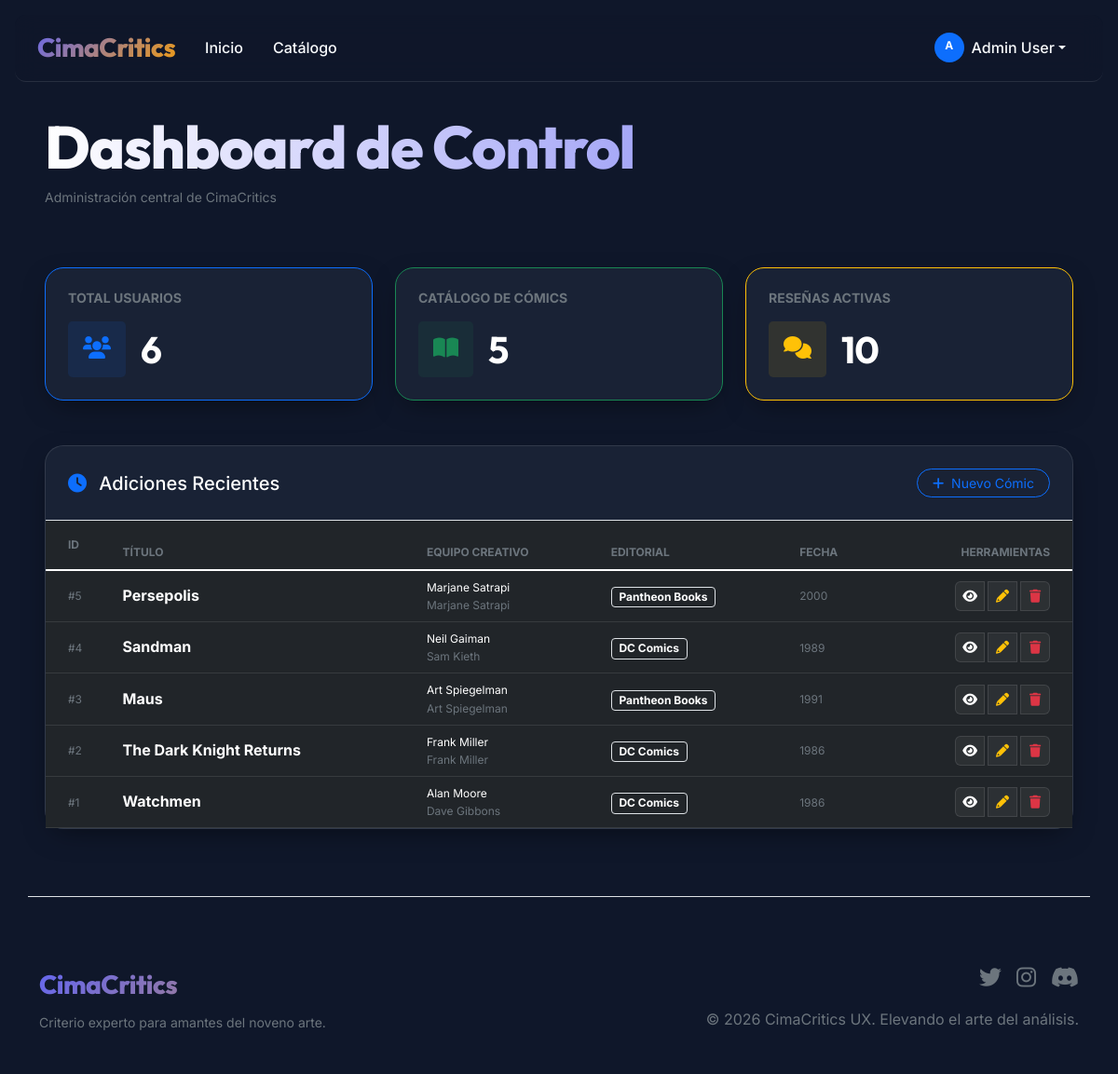
/admin (signed in), run on the app's committed database.
### models/__init__.py (models this page shows, shortened)
class Usuario(UserMixin, db.Model):
    __tablename__ = 'usuario'
    id = db.Column(db.Integer, primary_key=True)
    nombre = db.Column(db.String(64), nullable=False)
    email = db.Column(db.String(120), unique=True, nullable=False)
    contraseña_hash = db.Column(db.String(128), nullable=False)
    fecha_registro = db.Column(db.DateTime, default=datetime.utcnow)
    es_admin = db.Column(db.Boolean, default=False)
    es_moderador = db.Column(db.Boolean, default=False)
    bio = db.Column(db.Text)
    avatar_url = db.Column(db.String(256))
    seguidores_count = db.Column(db.Integer, default=0)
    siguiendo_count = db.Column(db.Integer, default=0)
    reviews = db.relationship('Review', backref='autor', lazy='dynamic')
    comentarios = db.relationship('Comentario', backref='autor', lazy='dynamic')
    reportes = db.relationship('Reporte', backref='reportador', lazy='dynamic')
    seguidores = db.relationship('Seguimiento', foreign_keys='Seguimiento.seguido_id', backref='seguido', lazy='dynamic')
    siguiendo = db.relationship('Seguimiento', foreign_keys='Seguimiento.seguidor_id', backref='seguidor', lazy='dynamic')

class Comic(db.Model):
    __tablename__ = 'comic'
    id = db.Column(db.Integer, primary_key=True)
    titulo = db.Column(db.String(128), nullable=False)
    escritor = db.Column(db.String(64), nullable=False)
    dibujante = db.Column(db.String(64), nullable=False)
    lanzamiento = db.Column(db.String(32))
    editorial = db.Column(db.String(64))
    descripcion = db.Column(db.Text)
    imagen_url = db.Column(db.String(256))
    fecha_creacion = db.Column(db.DateTime, default=datetime.utcnow)
    promedio_calificacion = db.Column(db.Float, default=0.0)
    reviews = db.relationship('Review', backref='comic', lazy='dynamic')
    generos = db.relationship('Genero', secondary=comic_genero, lazy='subquery',
        backref=db.backref('comics', lazy=True))

### routes/main.py (the view)
@app.route('/admin')
@login_required
@admin_required
def admin_dashboard():
    total_usuarios = Usuario.query.count()
    total_comics = Comic.query.count()
    total_reviews = Review.query.count()
    comics_recientes = Comic.query.order_by(Comic.fecha_creacion.desc()).limit(10).all()
    return render_template('admin/dashboard.html',
                         title='Admin Dashboard',
                         total_usuarios=total_usuarios,
                         total_comics=total_comics,
                         total_reviews=total_reviews,
                         comics_recientes=comics_recientes)

### routes/main.py (called while the page is built)
@login.user_loader
def load_user(user_id):
    return Usuario.query.get(int(user_id))

def admin_required(f):
    @wraps(f)
    def decorated_function(*args, **kwargs):
        if not current_user.is_authenticated or not current_user.es_admin:
            flash('No tienes permisos de administrador.', 'error')
            return redirect(url_for('index'))
        return f(*args, **kwargs)
    return decorated_function

### templates/admin/dashboard.html (shortened to what this page needs)
{% extends "base.html" %}
{% block content %}
<div class="row align-items-center mb-5">
    <div class="col-12">
        <h1 class="title-gradient mb-1">Dashboard de Control</h1>
        <p class="text-muted small">Administración central de CimaCritics</p>
    </div>
</div>
<div class="row g-4 mb-5">
    <div class="col-md-4">
        <div class="glass-card p-4 border-primary border-opacity-10">
            <h6 class="text-muted small fw-bold text-uppercase mb-3">Total Usuarios</h6>
            <div class="d-flex align-items-center">
                <div class="bg-primary bg-opacity-10 rounded-3 p-3 me-3">
                    <i class="fas fa-users text-primary fs-4"></i>
                </div>
                <h2 class="display-6 fw-bold text-white mb-0">{{ total_usuarios }}</h2>
            </div>
        </div>
    </div>
    <div class="col-md-4">
        <div class="glass-card p-4 border-success border-opacity-10">
            <h6 class="text-muted small fw-bold text-uppercase mb-3">Catálogo de Cómics</h6>
            <div class="d-flex align-items-center">
                <div class="bg-success bg-opacity-10 rounded-3 p-3 me-3">
                    <i class="fas fa-book-open text-success fs-4"></i>
                </div>
                <h2 class="display-6 fw-bold text-white mb-0">{{ total_comics }}</h2>
            </div>
        </div>
    </div>
    <div class="col-md-4">
        <div class="glass-card p-4 border-warning border-opacity-10">
            <h6 class="text-muted small fw-bold text-uppercase mb-3">Reseñas Activas</h6>
            <div class="d-flex align-items-center">
                <div class="bg-warning bg-opacity-10 rounded-3 p-3 me-3">
                    <i class="fas fa-comments text-warning fs-4"></i>
                </div>
                <h2 class="display-6 fw-bold text-white mb-0">{{ total_reviews }}</h2>
            </div>
        </div>
    </div>
</div>
<div class="glass-card">
    <div class="p-4 d-flex justify-content-between align-items-center border-bottom border-glass">
        <h5 class="text-white mb-0">
            <i class="fas fa-clock text-primary me-2"></i> Adiciones Recientes
        </h5>
        <a href="{{ url_for('add_comic') }}" class="btn btn-sm btn-outline-primary rounded-pill px-3">
            <i class="fas fa-plus me-1"></i> Nuevo Cómic
        </a>
    </div>
    <div class="table-responsive">
        <table class="table table-dark table-hover mb-0 align-middle">
            <thead class="text-muted extra-small text-uppercase">
                <tr>
                    <th class="ps-4 py-3 border-0">ID</th>
                    <th class="border-0">Título</th>
                    <th class="border-0">Equipo Creativo</th>
                    <th class="border-0">Editorial</th>
                    <th class="border-0">Fecha</th>
                    <th class="text-end pe-4 border-0">Herramientas</th>
                </tr>
            </thead>
            <tbody class="border-top-glass">
                {% if comics_recientes %}
                {% for comic in comics_recientes %}
                <tr class="transition-colors hover:bg-white hover:bg-opacity-5">
                    <td class="ps-4 text-muted extra-small">#{{ comic.id }}</td>
                    <td class="fw-bold text-white">{{ comic.titulo }}</td>
                    <td class="extra-small">
                        <span class="d-block text-white">{{ comic.escritor }}</span>
                        <span class="text-muted">{{ comic.dibujante or 'N/A' }}</span>
                    </td>
                    <td><span class="badge bg-dark border border-glass">{{ comic.editorial or 'N/A' }}</span></td>
                    <td class="extra-small text-muted">{{ comic.lanzamiento or 'N/A' }}</td>
                    <td class="text-end pe-4">
                        <div class="btn-group gap-1">
                            <a href="{{ url_for('comic_detail', comic_id=comic.id) }}" class="btn btn-sm btn-icon-glass" title="Ver"><i class="fas fa-eye"></i></a>
                            <button class="btn btn-sm btn-icon-glass" title="Editar"><i class="fas fa-pencil-alt text-warning"></i></button>
                            <button class="btn btn-sm btn-icon-glass" title="Eliminar"><i class="fas fa-trash text-danger"></i></button>
                        </div>
                    </td>
                </tr>
                {% endfor %}
                {% endif %}
            </tbody>
        </table>
    </div>
</div>
{% endblock %}

### templates/base.html (shortened to what this page needs)
<!DOCTYPE html>
<html lang="es">
<head>
    <link href="https://cdn.jsdelivr.net/npm/bootstrap@5.1.3/dist/css/bootstrap.min.css" rel="stylesheet">
    <link href="https://cdnjs.cloudflare.com/ajax/libs/font-awesome/6.0.0/css/all.min.css" rel="stylesheet">
    <link href="{{ url_for('static', filename='css/style.css') }}" rel="stylesheet">
</head>
<body>
    <nav class="navbar navbar-expand-lg navbar-dark glass-nav">
        <div class="container-fluid px-4">
            <a class="navbar-brand" href="{{ url_for('index') }}">
                CimaCritics
            </a>
            <div class="collapse navbar-collapse" id="navbarNav">
                <ul class="navbar-nav me-auto">
                    <li class="nav-item">
                        <a class="nav-link" href="{{ url_for('index') }}">Inicio</a>
                    </li>
                    <li class="nav-item">
                        <a class="nav-link" href="{{ url_for('comics') }}">Catálogo</a>
                    </li>
                </ul>
                <ul class="navbar-nav ms-auto align-items-center">
                    {% if current_user.is_authenticated %}
                        <li class="nav-item dropdown">
                            <a class="nav-link dropdown-toggle d-flex align-items-center" href="#" id="navbarDropdown" role="button" data-bs-toggle="dropdown">
                                <span class="badge bg-primary rounded-circle p-2 me-2" style="width: 32px; height: 32px;">{{ current_user.nombre[0]|upper }}</span>
                                {{ current_user.nombre }}
                            </a>
                        </li>
                    {% endif %}
                </ul>
            </div>
        </div>
    </nav>
    <main class="container-fluid px-lg-5 mt-5">
        {% block content %}{% endblock %}
    </main>
    <footer class="mt-5 py-5">
        <div class="container">
            <div class="row g-4 align-items-center border-top border-glass pt-5">
                <div class="col-md-6">
                    <h5 class="navbar-brand mb-2">CimaCritics</h5>
                    <p class="text-muted small">Criterio experto para amantes del noveno arte.</p>
                </div>
                <div class="col-md-6 text-md-end">
                    <div class="d-flex justify-content-md-end gap-3 mb-3">
                        <a href="#" class="text-muted hover-primary"><i class="fab fa-twitter fs-4"></i></a>
                        <a href="#" class="text-muted hover-primary"><i class="fab fa-instagram fs-4"></i></a>
                        <a href="#" class="text-muted hover-primary"><i class="fab fa-discord fs-4"></i></a>
                    </div>
                    <p class="text-muted x-small">&copy; 2026 CimaCritics UX. Elevando el arte del análisis.</p>
                </div>
            </div>
        </div>
    </footer>
</body>
</html>

### static/css/style.css (style rules this page uses)
:root { --primary: #6366f1; --primary-hover: #4f46e5; --secondary: #f59e0b; --accent: #10b981; --bg-main: #0f172a; --bg-card: rgba(30, 41, 59, 0.7); --bg-navbar: rgba(15, 23, 42, 0.8); --text-main: #f8fafc; --text-muted: #94a3b8; --border-glass: rgba(255, 255, 255, 0.1); --radius-lg: 1.25rem; --radius-md: 0.75rem; --transition-smooth: all 0.3s cubic-bezier(0.4, 0, 0.2, 1); --glass-blur: blur(12px); --shadow-premium: 0 10px 30px -10px rgba(0, 0, 0, 0.5); }
body { font-family: 'Inter', sans-serif; background-color: var(--bg-main); color: var(--text-main); line-height: 1.6; overflow-x: hidden; }
h1, h2, h3, h4, .navbar-brand { font-family: 'Outfit', sans-serif; letter-spacing: -0.02em; }
.glass-card { background: var(--bg-card); backdrop-filter: var(--glass-blur); -webkit-backdrop-filter: var(--glass-blur); border: 1px solid var(--border-glass); border-radius: var(--radius-lg); box-shadow: var(--shadow-premium); transition: var(--transition-smooth); }
.glass-nav { background: var(--bg-navbar); backdrop-filter: var(--glass-blur); -webkit-backdrop-filter: var(--glass-blur); border-bottom: 1px solid var(--border-glass); position: sticky; top: 1rem; margin: 0 1rem; z-index: 1000; border-radius: var(--radius-md); }
.navbar-brand { font-weight: 800; font-size: 1.75rem; background: linear-gradient(135deg, var(--primary), var(--secondary)); -webkit-background-clip: text; background-clip: text; -webkit-text-fill-color: transparent; }
.nav-link { color: var(--text-main) !important; font-weight: 500; padding: 0.5rem 1rem !important; transition: var(--transition-smooth); }
.title-gradient { font-size: 4rem; font-weight: 800; margin-bottom: 1.5rem; background: linear-gradient(to right, #fff, var(--primary)); -webkit-background-clip: text; background-clip: text; -webkit-text-fill-color: transparent; }

### templates/admin/dashboard.html (style rules this page uses)
.extra-small { font-size: 0.75rem; }
.border-top-glass { border-top: 1px solid rgba(255, 255, 255, 0.05); }
.btn-icon-glass { background: rgba(255, 255, 255, 0.05); border: 1px solid rgba(255, 255, 255, 0.1); color: #fff; width: 32px; height: 32px; padding: 0; display: inline-flex; align-items: center; justify-content: center; border-radius: 6px; transition: all 0.2s ease; }

### data on the page
Usuario: nombre "A", nombre "Admin User"
Comic: id "5", titulo "Persepolis", escritor "Marjane Satrapi", dibujante "Marjane Satrapi", editorial "Pantheon Books", lanzamiento "2000"
Comic: id "4", titulo "Sandman", escritor "Neil Gaiman", dibujante "Sam Kieth", editorial "DC Comics", lanzamiento "1989"
Comic: id "3", titulo "Maus", escritor "Art Spiegelman", dibujante "Art Spiegelman", editorial "Pantheon Books", lanzamiento "1991"
Comic: id "2", titulo "The Dark Knight Returns", escritor "Frank Miller", dibujante "Frank Miller", editorial "DC Comics", lanzamiento "1986"
Comic: id "1", titulo "Watchmen", escritor "Alan Moore", dibujante "Dave Gibbons", editorial "DC Comics", lanzamiento "1986"

### other printed values
{{ total_usuarios }} "6"
{{ total_comics }} "5"
{{ total_reviews }} "10"
